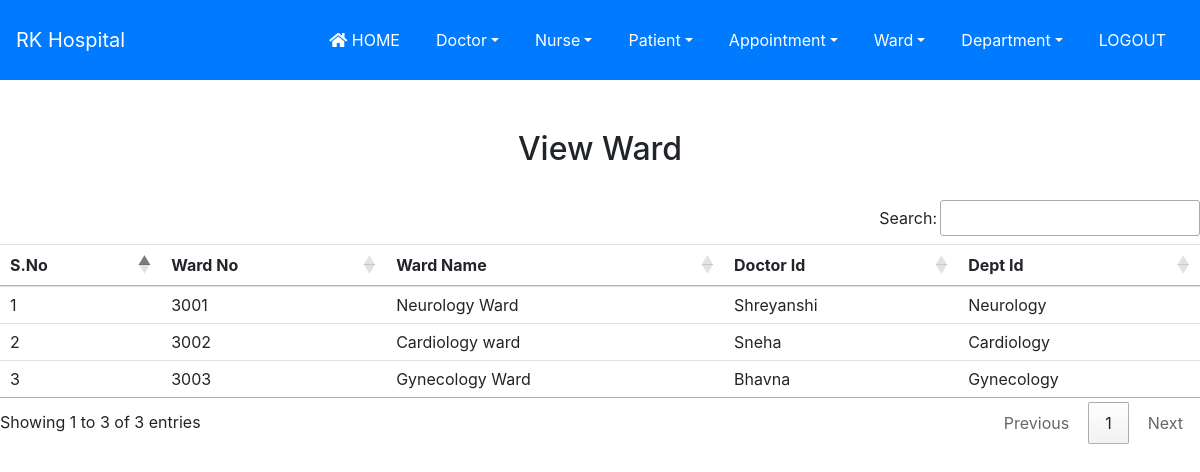
/view_ward/ (signed in), run on the app's committed database.
### hospital/models.py (models this page shows, shortened)
class Ward(models.Model):
    ward_no=models.CharField(max_length=10)
    ward_name=models.CharField(max_length=20)
    doctor_id=models.ForeignKey(Doctor,on_delete=models.CASCADE)
    dept_id=models.ForeignKey(Department,on_delete=models.CASCADE)

class Doctor(models.Model):
    doctor_id=models.IntegerField()
    fname=models.CharField(max_length=20)
    lname=models.CharField(max_length=20)
    skill_name=models.CharField(max_length=30)
    mobile=models.IntegerField()
    def __str__(self):
        return self.fname

class Department(models.Model):
    dept_id=models.IntegerField()
    dept_name=models.CharField(max_length=20)
    def __str__(self):
        return self.dept_name

### hospital/views.py (the view)
# urls.py: path('view_ward/', View_Ward, name='view_ward'),
def View_Ward(request):
    if not request.user.is_staff:
        return redirect('login')
    war= Ward.objects.all()
    w={'war': war }
    return render(request, 'view_ward.html', w)

### hospital/templates/view_ward.html
{% extends 'navigationbar.html' %}
{% load static %}
{% block body %}
<div class="container" style="margin-top:50px">
<h2 class="text-center">View Ward</h2>
<br>
</div>
<table class="table table-hover demo" id="example">
    <thead>
    <tr>
        <th>S.No</th>
        <th>Ward No</th>
        <th>Ward Name</th>
        <th>Doctor Id</th>
        <th>Dept Id</th>
    </tr>
    </thead>
    <tbody>
    {% for i in war%}
    <tr>
        <td>{{i.id}}</td>
        <td>{{i.ward_no}}</td>
        <td>{{i.ward_name}}</td>
        <td>{{i.doctor_id}}</td>
        <td>{{i.dept_id}}</td>
    </tr>
    {% endfor %}
    </tbody>
</table>
{% endblock %}

### data on the page
Ward: id "1", ward_no "3001", ward_name "Neurology Ward", doctor_id "Shreyanshi", dept_id "Neurology"
Ward: id "2", ward_no "3002", ward_name "Cardiology ward", doctor_id "Sneha", dept_id "Cardiology"
Ward: id "3", ward_no "3003", ward_name "Gynecology Ward", doctor_id "Bhavna", dept_id "Gynecology"
